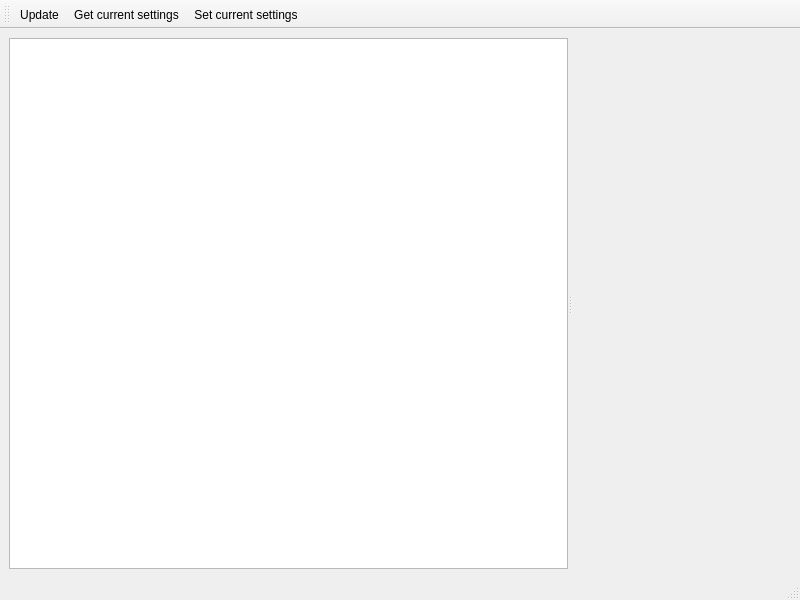
<?xml version="1.0" encoding="UTF-8"?>
<ui version="4.0">
 <class>MainWindow</class>
 <widget class="QMainWindow" name="MainWindow">
  <property name="geometry">
   <rect>
    <x>0</x>
    <y>0</y>
    <width>800</width>
    <height>600</height>
   </rect>
  </property>
  <property name="windowTitle">
   <string>MainWindow</string>
  </property>
  <widget class="QWidget" name="centralwidget">
   <layout class="QHBoxLayout" name="horizontalLayout">
    <item>
     <widget class="QSplitter" name="splitter">
      <property name="orientation">
       <enum>Qt::Horizontal</enum>
      </property>
      <widget class="QPlainTextEdit" name="plainTextEdit">
       <property name="font">
        <font>
         <family>Consolas</family>
         <pointsize>10</pointsize>
        </font>
       </property>
      </widget>
      <widget class="QTonks::Widget" name="widget" native="true"/>
     </widget>
    </item>
   </layout>
  </widget>
  <widget class="QMenuBar" name="menubar">
   <property name="geometry">
    <rect>
     <x>0</x>
     <y>0</y>
     <width>800</width>
     <height>22</height>
    </rect>
   </property>
  </widget>
  <widget class="QStatusBar" name="statusbar"/>
  <widget class="QToolBar" name="toolBar">
   <property name="windowTitle">
    <string>toolBar</string>
   </property>
   <attribute name="toolBarArea">
    <enum>TopToolBarArea</enum>
   </attribute>
   <attribute name="toolBarBreak">
    <bool>false</bool>
   </attribute>
   <addaction name="actionUpdate"/>
   <addaction name="actionGetCurrentSettings"/>
   <addaction name="actionSetCurrentSettings"/>
  </widget>
  <action name="actionUpdate">
   <property name="text">
    <string>Update</string>
   </property>
   <property name="menuRole">
    <enum>QAction::NoRole</enum>
   </property>
  </action>
  <action name="actionGetCurrentSettings">
   <property name="text">
    <string>Get current settings</string>
   </property>
   <property name="menuRole">
    <enum>QAction::NoRole</enum>
   </property>
  </action>
  <action name="actionSetCurrentSettings">
   <property name="text">
    <string>Set current settings</string>
   </property>
   <property name="menuRole">
    <enum>QAction::NoRole</enum>
   </property>
  </action>
 </widget>
 <customwidgets>
  <customwidget>
   <class>QTonks::Widget</class>
   <extends>QWidget</extends>
   <header>qtonks_widget.h</header>
  </customwidget>
 </customwidgets>
 <resources/>
 <connections/>
</ui>
